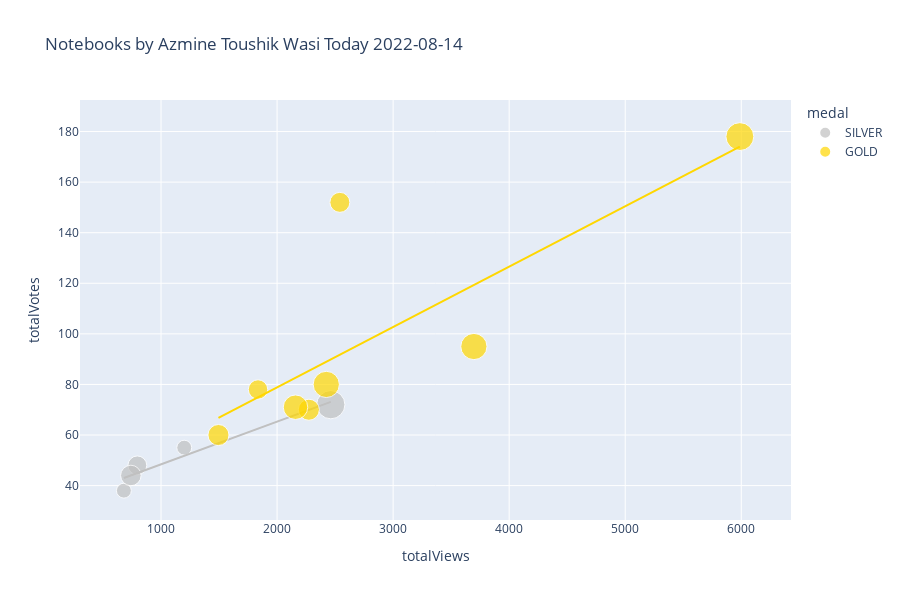

The cell this chart's notebook holds for it:
### Markdown cell above
# Plotly Scatter Plot

You may want to tweak these settings depending on how many notebooks you have...

### Code cell
import plotly.express as px
from datetime import datetime


df['totalComments'].fillna(0, inplace=True)
df['medal'].fillna('N/A', inplace=True)
df['size'] = df['totalComments'].clip(lower=1)
color_map = {
    'GOLD': 'gold',
    'SILVER': 'silver',
    'BRONZE': 'chocolate',
    'N/A': '#333'
}
px.scatter(
    df,
    'totalViews',
    'totalVotes',
    title=f'Notebooks by {df.author_displayName.get(0)} Today '+str(datetime.today().strftime('%Y-%m-%d')),
    log_x=False,
    log_y=False,
    #width=800, 
    height=600,
    color='medal',
    color_discrete_map=color_map,
    size='size',
    trendline='ols',
    trendline_options=dict(log_x=False, log_y=False, add_constant=True),
    #trendline='lowess', # Use for Locally Weighted Scatterplot Smoothing line
    #trendline_scope='overall', # Use this for one trendline
    hover_name='title',
    hover_data={
        'size': False,
        'totalViews': ':,.0f',
        'totalVotes': ':,.0f',
        'totalLines': ':,.0f',
        'totalComments': ':,.0f',
        'viewsPerVote': ':,.0f',
        'languageName': True,
        'versionNumber': True,
        'lastRun': True,
        'lastRunExecutionTimeSeconds': ':,.0f',
        'medal': True,
    })

### Figure 1 — Plotly figure (JSON) as saved in the notebook; plotly's stock layout.template omitted (floating-point values rounded to 4 significant figures)
{"data": [{"customdata": [[16, 463, 16, 16.27, "Python", 19, "Fri Aug 12 19:25:49 2022", 52, "SILVER"], [10, 435, 10, 17.46, "Python", 30, "Fri Aug 12 19:08:35 2022", 353, "SILVER"], [36, 357, 36, 33.75, "Python", 16, "Mon Aug  8 09:12:08 2022", 64, "SILVER"], [19, 416, 19, 16.47, "Python", 19, "Sun Aug  7 20:19:25 2022", 432, "SILVER"], [10, 407, 10, 21.45, "Python", 6, "Sun Aug  7 20:11:54 2022", 49, "SILVER"]], "hovertemplate": "<b>%{hovertext}</b><br><br>medal=%{customdata[8]}<br>totalViews=%{x:,.0f}<br>totalVotes=%{y:,.0f}<br>totalLines=%{customdata[1]:,.0f}<br>totalComments=%{customdata[2]:,.0f}<br>viewsPerVote=%{customdata[3]:,.0f}<br>languageName=%{customdata[4]}<br>versionNumber=%{customdata[5]}<br>lastRun=%{customdata[6]}<br>lastRunExecutionTimeSeconds=%{customdata[7]:,.0f}<extra></extra>", "hovertext": ["Investment and Financial Analysis  🏭 EPZ", "Daily AQI - Air Quality Index [Scheduled]", "▶️ Cristiano Ronaldo ⚽ Goals  📊 EDA, Analysis", "Coursera 📉 EDA, Reviews Sentiment Analysis", "Classification ➡️ Comparing Different Algorithms"], "legendgroup": "SILVER", "marker": {"color": "silver", "size": [16, 10, 36, 19, 10], "sizemode": "area", "sizeref": 0.09, "symbol": "circle"}, "mode": "markers", "name": "SILVER", "orientation": "v", "showlegend": true, "type": "scatter", "x": [796, 680, 2463, 740, 1200], "xaxis": "x", "y": [48, 38, 72, 44, 55], "yaxis": "y"}, {"hovertemplate": "<b>OLS trendline</b><br>totalVotes = 0.0168778 * totalViews + 31.5551<br>R<sup>2</sup>=0.932910<br><br>medal=SILVER<br>totalViews=%{x:,.0f}<br>totalVotes=%{y:,.0f} <b>(trend)</b><extra></extra>", "legendgroup": "SILVER", "marker": {"color": "silver", "symbol": "circle"}, "mode": "lines", "name": "SILVER", "showlegend": false, "type": "scatter", "x": [680, 740, 796, 1200, 2463], "xaxis": "x", "y": [43.03, 44.04, 44.99, 51.81, 73.13], "yaxis": "y"}, {"customdata": [[20, 382, 20, 32.04, "Python", 13, "Wed Aug  3 08:23:12 2022", 68, "GOLD"], [27, 536, 27, 30, "Python", 16, "Wed Jul 27 09:00:24 2022", 60, "GOLD"], [31, 592, 31, 38.51, "Python", 14, "Tue Jul 19 01:47:02 2022", 50, "GOLD"], [20, 608, 20, 24.52, "Python", 19, "Sun Jul 17 06:36:10 2022", 102, "GOLD"], [31, 380, 31, 29.94, "Python", 13, "Sat Jul  9 12:08:22 2022", 56, "GOLD"], [17, 342, 17, 23.25, "Python", 14, "Tue Jul  5 04:38:45 2022", 70, "GOLD"], [18, 645, 18, 16.61, "Python", 1, "Fri Jul  1 18:28:34 2022", 6, "GOLD"], [35, 357, 35, 33.46, "Python", 7, "Fri Jul  1 08:32:21 2022", 85, "GOLD"]], "hovertemplate": "<b>%{hovertext}</b><br><br>medal=%{customdata[8]}<br>totalViews=%{x:,.0f}<br>totalVotes=%{y:,.0f}<br>totalLines=%{customdata[1]:,.0f}<br>totalComments=%{customdata[2]:,.0f}<br>viewsPerVote=%{customdata[3]:,.0f}<br>languageName=%{customdata[4]}<br>versionNumber=%{customdata[5]}<br>lastRun=%{customdata[6]}<br>lastRunExecutionTimeSeconds=%{customdata[7]:,.0f}<extra></extra>", "hovertext": ["Advanced Feature Engineering for Classification", "UCL ⚽ EDA & Viz ⭐ 2021-22 ⭐ Players & Teams", "ML Foundation ➡️ Bias-Variance Tradeoff ", "Divorce Prediction & Reasons Analysis with PCA", "▶️ Lionel Messi 📊 Extended EDA ⚽ Goals ", "ML Foundation ➡️ Cross Validation ✅ All Methods", "ML Foundation ➡️ Clustering Techniques, Algorithms", "ML Foundation ➡️ Imputation : All Techniques"], "legendgroup": "GOLD", "marker": {"color": "gold", "size": [20, 27, 31, 20, 31, 17, 18, 35], "sizemode": "area", "sizeref": 0.09, "symbol": "circle"}, "mode": "markers", "name": "GOLD", "orientation": "v", "showlegend": true, "type": "scatter", "x": [2274, 2159, 3696, 1495, 2424, 1836, 2541, 5988], "xaxis": "x", "y": [70, 71, 95, 60, 80, 78, 152, 178], "yaxis": "y"}, {"hovertemplate": "<b>OLS trendline</b><br>totalVotes = 0.0238739 * totalViews + 31.1144<br>R<sup>2</sup>=0.635190<br><br>medal=GOLD<br>totalViews=%{x:,.0f}<br>totalVotes=%{y:,.0f} <b>(trend)</b><extra></extra>", "legendgroup": "GOLD", "marker": {"color": "gold", "symbol": "circle"}, "mode": "lines", "name": "GOLD", "showlegend": false, "type": "scatter", "x": [1495, 1836, 2159, 2274, 2424, 2541, 3696, 5988], "xaxis": "x", "y": [66.81, 74.95, 82.66, 85.4, 88.98, 91.78, 119.4, 174.1], "yaxis": "y"}], "layout": {"height": 600, "legend": {"itemsizing": "constant", "title": {"text": "medal"}, "tracegroupgap": 0}, "title": {"text": "Notebooks by Azmine Toushik Wasi Today 2022-08-14"}, "xaxis": {"anchor": "y", "domain": [0, 1], "title": {"text": "totalViews"}}, "yaxis": {"anchor": "x", "domain": [0, 1], "title": {"text": "totalVotes"}}}}
